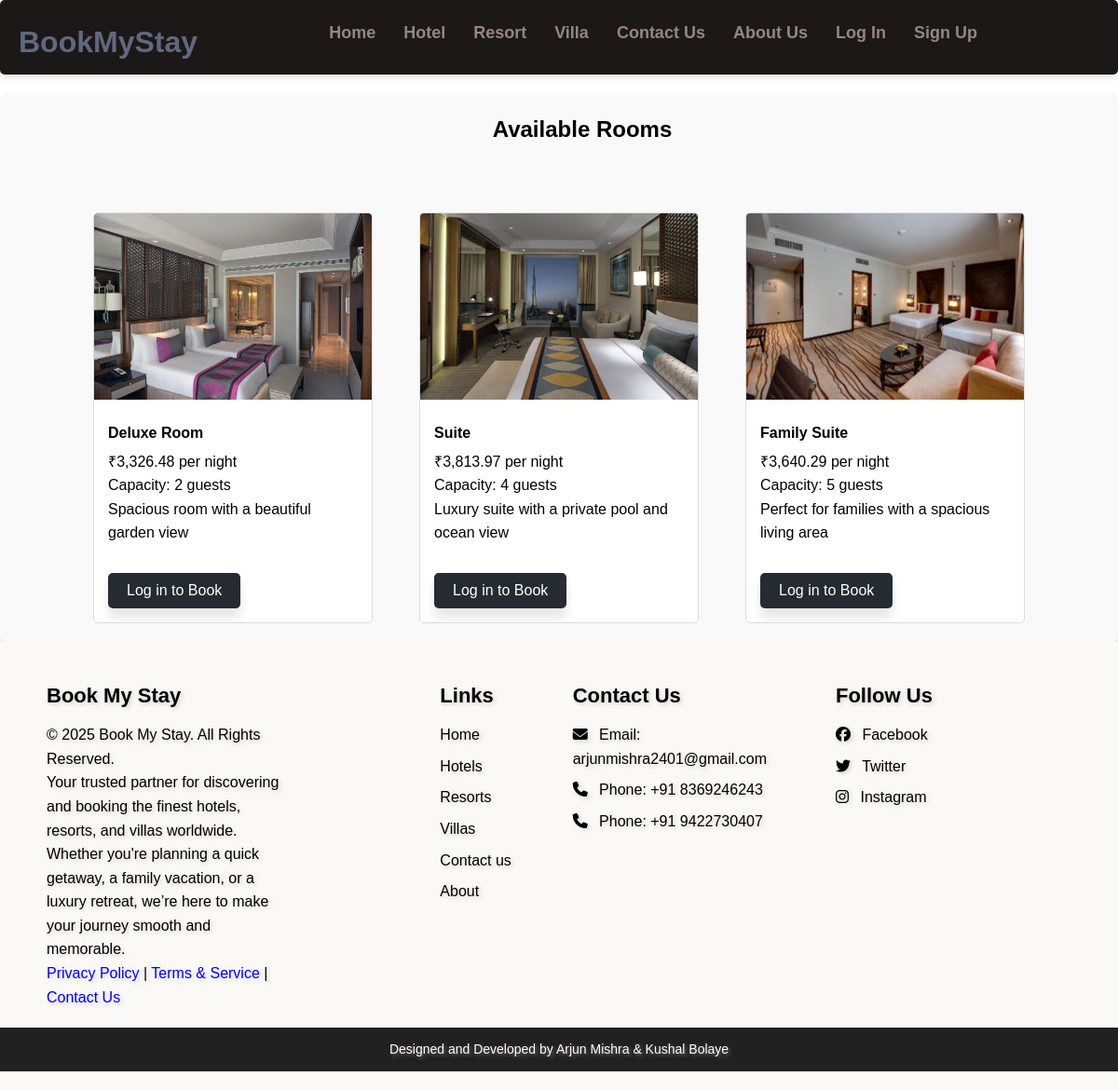
Page /rooms1.php?id=1 on the committed database.
### tables this page shows
CREATE TABLE `rooms2` (
  `room_id` int(11) NOT NULL,
  `resort_id` int(11) NOT NULL,
  `resort_name` varchar(255) NOT NULL,
  `room_type` varchar(255) NOT NULL,
  `price_per_night` decimal(10,2) NOT NULL,
  `capacity` int(11) DEFAULT 1,
  `description` text DEFAULT NULL,
  `image_url` varchar(255) NOT NULL,
  `360_image_url` varchar(255) NOT NULL,
  `created_at` timestamp NOT NULL DEFAULT current_timestamp()
);

### rooms1.php (the view, shortened to what this page needs)
<!DOCTYPE html>
<html lang="en">
<head>
  <link rel="stylesheet" href="styles.css">
</head>
<body>
  <?php include './includes/header.php'; ?>
    <?php
    if (isset($_GET['id'])) {
        $hotelId = $_GET['id'];
        $query = "SELECT * FROM rooms2 WHERE resort_id = $hotelId";
        $result = mysqli_query($conn, $query);
        $rooms = mysqli_fetch_all($result, MYSQLI_ASSOC);
        if ($rooms) {
            ?>
            <!DOCTYPE html>
                <html lang="en">
                <head>
                </head>
                <body>
                    <div class="room-types-section">
                        <h3>Available Rooms</h3>
                        <?php if (!empty($rooms)): ?>
                            <ul>
                                <?php foreach ($rooms as $room): ?>
                                    <li>
                                        <img src="<?php echo htmlspecialchars($room['image_url']); ?>" alt="<?php echo htmlspecialchars($room['room_type']); ?>">
                                        <div class="room-info">
                                            <strong><?php echo htmlspecialchars($room['room_type']); ?></strong>
                                            ₹<?php echo number_format($room['price_per_night'], 2); ?> per night<br>
                                            Capacity: <?php echo htmlspecialchars($room['capacity']); ?> guests<br>
                                            <?php echo htmlspecialchars($room['description']); ?>
                                        </div>
                                        <div><?php
                                        if (isset($_SESSION['username'])) {
                                            echo '<a href="book1.php?room_id=' . $room['room_id'] . '"><button class="book-now-btn">Book Now</button></a>';
                                            echo '<button class="book-now-btn"><a class="view-360" data-url="web/web/index.php?360_image_url=' . urlencode($room['360_image_url']) . '" >View 360</a></button>';
                                        } else {
                                            echo '<a href="login.php"><button class="book-now-btn">Log in to Book</button></a>';
                                        }?>
                                        </div>
                                    </li>
                                <?php endforeach; ?>
                            </ul>
                        <?php else: ?>
                            <p>No room types available for this hotel.</p>
                        <?php endif; ?>
                    </div>
                </body>
                </html>
                <?php
                } else {
                    echo "<p>Room details not found.</p>";
                }
            } else {
                echo "<p>Invalid Room ID.</p>";
            }
            ?>
  <?php include './includes/footer.php'; ?>
</body>
</html>

### styles.css (style rules this page uses)
body { font-family: Arial, sans-serif; margin: 0; padding: 0; box-sizing: border-box; margin-top: 100px; }
button { padding: 10px 20px; background-color:#22c55e; color: white; border: none; border-radius: 4px; cursor: pointer; margin-top: 10px; }

### assets/css/styles.css (style rules this page uses)
* { margin: 0; padding: 0; box-sizing: border-box; }
body { font-family: Arial, sans-serif; line-height: 1.6; }

### rooms1.php (style rules this page uses)
body { font-family: Arial, sans-serif; }
.room-types-section { padding: 20px; background-color: #f9f9f9; border-radius: 8px; margin-top: 20px; align-items : center; box-shadow : 0px 10px 12px rgba(0, 0, 0.1, 0.1); }
.room-types-section h3 { text-align: center; margin-bottom: 15px; font-size: 1.5rem; margin-left : 50px; }
.room-types-section ul { list-style-type: none; padding: 0; display: flex; flex-wrap: wrap; gap: 50px; margin-top : 70px; justify-content: center; align-items: center; }
.room-types-section li { width: 300px; border: 1px solid #ddd; border-radius: 5px; overflow: hidden; background-color: #fff; }
.room-types-section img { width: 100%; height: 200px; object-fit: cover; }
.room-info { padding: 15px; align-items: center; }
.room-info strong { display: block; margin-bottom: 5px; }
.book-now-btn { justify-content : center; align-items: center; background-color: #262b31; color: white; padding: 10px 20px; border: none; border-radius: 5px; cursor: pointer; font-size: 16px; transition: background-color 0.3s; margin : 15px; box-shadow : 0px 10px 12px rgba(0, 0, 0.1, 0.1); }
a { text-decoration : none; }

### rows in the picture
rooms2: image_url (picture), room_type "Deluxe Room", price_per_night "3,326.48", capacity "2", description "Spacious room with a beautiful garden view"
rooms2: image_url (picture), room_type "Suite", price_per_night "3,813.97", capacity "4", description "Luxury suite with a private pool and ocean view"
rooms2: image_url (picture), room_type "Family Suite", price_per_night "3,640.29", capacity "5", description "Perfect for families with a spacious living area"
